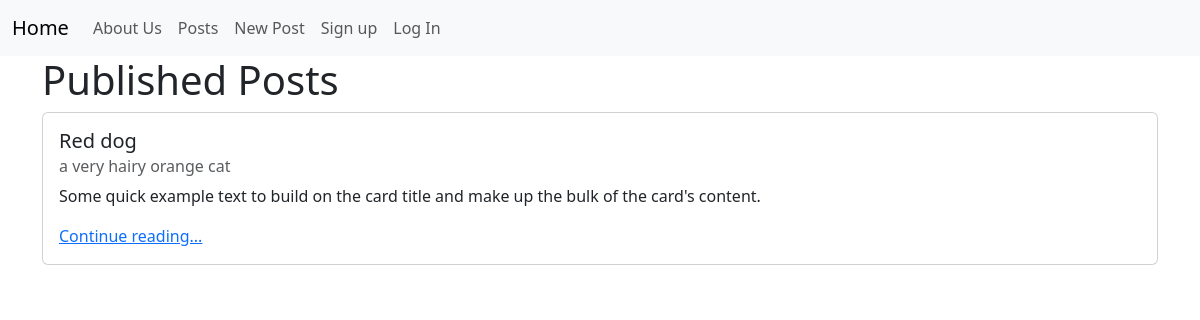
The app's page /posts/, older data.
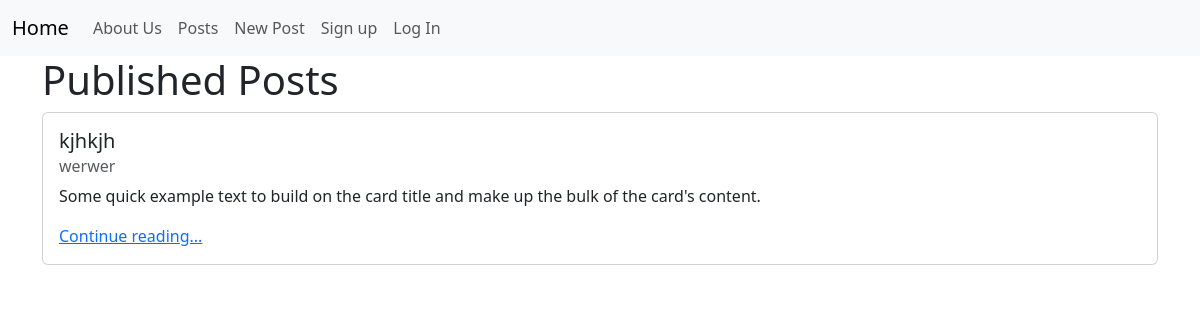
The same page, newer data.
### posts/models.py (models this page shows, shortened)
class Post(models.Model):
    title = models.CharField(max_length=128)
    subtitle = models.CharField(max_length=256)
    body = models.TextField()
    author = models.ForeignKey(
        get_user_model(),
        on_delete=models.CASCADE
    )
    status = models.ForeignKey(
        Status,
        on_delete=models.CASCADE
    )
    created_on = models.DateTimeField(auto_now_add=True)

### posts/views.py (the view)
# urls.py: path("", views.PostListView.as_view(), name="list"),
class PostListView(ListView):
    template_name = "posts/list.html"
    model = Post
    def get_context_data(self, **kwargs):
        context = super().get_context_data(**kwargs)
        published_status = Status.objects.get(name="published")
        context["post_list"] = (
            Post.objects
            .filter(status=published_status)
            .order_by("created_on").reverse()
        )
        context ["title"] = "Published"
        return context

### templates/posts/list.html (shortened to what this page needs)
{% extends 'base.html' %}
{% block content %}
<h1>{{ title }} Posts</h1>
{% for post in post_list %}
<div class="card">
    <div class="card-body">
      <h5 class="card-title">{{ post.title }}</h5>
      <h6 class="card-subtitle mb-2 text-body-secondary">{{ post.subtitle }}</h6>
      <p class="card-text">Some quick example text to build on the card title and make up the bulk of the card's content.</p>
      <a href="{% url 'detail' post.id %}" class="card-link">Continue reading...</a>
    </div>
  </div>
  <br />
  {% endfor %}
  {% endblock content %}

Row changes from the older to the newer data that the page shows:
no longer on this page (row edited): Post: title "Red dog", subtitle "a very hairy orange cat"
added Post: title "kjhkjh", subtitle "werwer"
